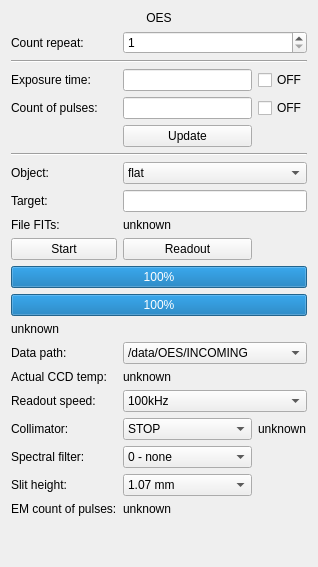
      <widget class="QWidget" name="tab_2">
       <attribute name="title">
        <string>OES</string>
       </attribute>
       <layout class="QGridLayout" name="gridLayout_3">
        <item row="14" column="1" colspan="3">
         <widget class="QLabel" name="oes_status_LB">
          <property name="text">
           <string>unknown</string>
          </property>
         </widget>
        </item>
        <item row="1" column="2" colspan="2">
         <widget class="QSpinBox" name="oes_count_repeat_SB">
          <property name="minimum">
           <number>1</number>
          </property>
          <property name="maximum">
           <number>1000</number>
          </property>
         </widget>
        </item>
        <item row="2" column="1" colspan="3">
         <widget class="Line" name="line">
          <property name="orientation">
           <enum>Qt::Horizontal</enum>
          </property>
         </widget>
        </item>
        <item row="13" column="1" colspan="3">
         <widget class="QProgressBar" name="oes_PB">
          <property name="value">
           <number>100</number>
          </property>
         </widget>
        </item>
        <item row="0" column="1" colspan="3">
         <widget class="QLabel" name="oes_title_LB">
          <property name="text">
           <string>OES</string>
          </property>
          <property name="alignment">
           <set>Qt::AlignCenter</set>
          </property>
         </widget>
        </item>
        <item row="19" column="2">
         <widget class="QComboBox" name="oes_spectral_filter_CB">
          <item>
           <property name="text">
            <string>0 - none</string>
           </property>
          </item>
          <item>
           <property name="text">
            <string>2 - blue</string>
           </property>
          </item>
         </widget>
        </item>
        <item row="4" column="1">
         <widget class="QLabel" name="label_17">
          <property name="text">
           <string>Count of pulses:</string>
          </property>
         </widget>
        </item>
        <item row="20" column="1">
         <widget class="QLabel" name="label_43">
          <property name="text">
           <string>Slit height:</string>
          </property>
         </widget>
        </item>
        <item row="22" column="1">
         <spacer name="verticalSpacer_4">
          <property name="orientation">
           <enum>Qt::Vertical</enum>
          </property>
          <property name="sizeHint" stdset="0">
           <size>
            <width>20</width>
            <height>40</height>
           </size>
          </property>
         </spacer>
        </item>
        <item row="11" column="1">
         <widget class="QPushButton" name="oes_start_BT">
          <property name="text">
           <string>Start</string>
          </property>
         </widget>
        </item>
        <item row="16" column="1">
         <widget class="QLabel" name="label_20">
          <property name="text">
           <string>Actual CCD temp:</string>
          </property>
         </widget>
        </item>
        <item row="20" column="2">
         <widget class="QComboBox" name="oes_slit_height_CB">
          <item>
           <property name="text">
            <string>1.07 mm</string>
           </property>
          </item>
          <item>
           <property name="text">
            <string>0.22 mm</string>
           </property>
          </item>
          <item>
           <property name="text">
            <string>0.5 mm</string>
           </property>
          </item>
          <item>
           <property name="text">
            <string>2.02 mm</string>
           </property>
          </item>
          <item>
           <property name="text">
            <string>3.1 mm</string>
           </property>
          </item>
         </widget>
        </item>
        <item row="7" column="1" colspan="3">
         <widget class="Line" name="line_2">
          <property name="orientation">
           <enum>Qt::Horizontal</enum>
          </property>
         </widget>
        </item>
        <item row="10" column="1">
         <widget class="QLabel" name="label_16">
          <property name="text">
           <string>File FITs:</string>
          </property>
         </widget>
        </item>
        <item row="1" column="1">
         <widget class="QLabel" name="label_3">
          <property name="text">
           <string>Count repeat:</string>
          </property>
         </widget>
        </item>
        <item row="3" column="1">
         <widget class="QLabel" name="label_6">
          <property name="text">
           <string>Exposure time:</string>
          </property>
         </widget>
        </item>
        <item row="11" column="2">
         <widget class="QPushButton" name="oes_readout_BT">
          <property name="text">
           <string>Readout</string>
          </property>
         </widget>
        </item>
        <item row="12" column="1" colspan="3">
         <widget class="QProgressBar" name="oes_exposure_meter_PB">
          <property name="value">
           <number>100</number>
          </property>
         </widget>
        </item>
        <item row="4" column="2">
         <widget class="QLineEdit" name="oes_count_of_pulses_LE"/>
        </item>
        <item row="18" column="2">
         <widget class="QComboBox" name="oes_collimator_CB">
          <item>
           <property name="text">
            <string>STOP</string>
           </property>
          </item>
          <item>
           <property name="text">
            <string>OPEN</string>
           </property>
          </item>
          <item>
           <property name="text">
            <string>OPEN LEFT</string>
           </property>
          </item>
          <item>
           <property name="text">
            <string>OPEN RIGHT</string>
           </property>
          </item>
          <item>
           <property name="text">
            <string>CLOSE</string>
           </property>
          </item>
         </widget>
        </item>
        <item row="3" column="3">
         <widget class="QCheckBox" name="oes_exposure_time_CHB">
          <property name="text">
           <string>OFF</string>
          </property>
         </widget>
        </item>
        <item row="18" column="1">
         <widget class="QLabel" name="label_25">
          <property name="text">
           <string>Collimator:</string>
          </property>
         </widget>
        </item>
        <item row="16" column="2" colspan="2">
         <widget class="QLabel" name="oes_actual_temp_LB">
          <property name="text">
           <string>unknown</string>
          </property>
         </widget>
        </item>
        <item row="17" column="1">
         <widget class="QLabel" name="label_21">
          <property name="text">
           <string>Readout speed:</string>
          </property>
         </widget>
        </item>
        <item row="21" column="1">
         <widget class="QLabel" name="label_44">
          <property name="text">
           <string>EM count of pulses:</string>
          </property>
         </widget>
        </item>
        <item row="8" column="2" colspan="2">
         <widget class="QComboBox" name="oes_object_CB">
          <item>
           <property name="text">
            <string>flat</string>
           </property>
          </item>
          <item>
           <property name="text">
            <string>comp</string>
           </property>
          </item>
          <item>
           <property name="text">
            <string>zero</string>
           </property>
          </item>
          <item>
           <property name="text">
            <string>dark</string>
           </property>
          </item>
          <item>
           <property name="text">
            <string>target</string>
           </property>
          </item>
         </widget>
        </item>
        <item row="9" column="1">
         <widget class="QLabel" name="label_15">
          <property name="text">
           <string>Target:</string>
          </property>
         </widget>
        </item>
        <item row="21" column="2">
         <widget class="QLabel" name="oes_em_count_of_pulses_LB">
          <property name="text">
           <string>unknown</string>
          </property>
         </widget>
        </item>
        <item row="9" column="2" colspan="2">
         <widget class="QLineEdit" name="oes_target_LE"/>
        </item>
        <item row="10" column="2" colspan="2">
         <widget class="QLabel" name="oes_file_fits_LB">
          <property name="text">
           <string>unknown</string>
          </property>
         </widget>
        </item>
        <item row="8" column="1">
         <widget class="QLabel" name="label_14">
          <property name="text">
           <string>Object:</string>
          </property>
         </widget>
        </item>
        <item row="18" column="3">
         <widget class="QLabel" name="oes_collimator_LB">
          <property name="text">
           <string>unknown</string>
          </property>
         </widget>
        </item>
        <item row="3" column="2">
         <widget class="QLineEdit" name="oes_exposure_time_LE"/>
        </item>
        <item row="19" column="1">
         <widget class="QLabel" name="label_40">
          <property name="text">
           <string>Spectral filter:</string>
          </property>
         </widget>
        </item>
        <item row="15" column="1">
         <widget class="QLabel" name="label_19">
          <property name="text">
           <string>Data path:</string>
          </property>
         </widget>
        </item>
        <item row="15" column="2" colspan="2">
         <widget class="QComboBox" name="oes_data_path_CB">
          <item>
           <property name="text">
            <string>/data/OES/INCOMING</string>
           </property>
          </item>
          <item>
           <property name="text">
            <string>/data/OES/INCOMING/TECH</string>
           </property>
          </item>
         </widget>
        </item>
        <item row="4" column="3">
         <widget class="QCheckBox" name="oes_count_of_pulses_CHB">
          <property name="enabled">
           <bool>true</bool>
          </property>
          <property name="text">
           <string>OFF</string>
          </property>
          <property name="checked">
           <bool>false</bool>
          </property>
         </widget>
        </item>
        <item row="17" column="2" colspan="2">
         <widget class="QComboBox" name="oes_readout_speed_CB">
          <item>
           <property name="text">
            <string>100kHz</string>
           </property>
          </item>
          <item>
           <property name="text">
            <string>1MHz</string>
           </property>
          </item>
         </widget>
        </item>
        <item row="5" column="2">
         <widget class="QPushButton" name="oes_update_exposure_length_BT">
          <property name="text">
           <string>Update</string>
          </property>
         </widget>
        </item>
       </layout>
      </widget>
